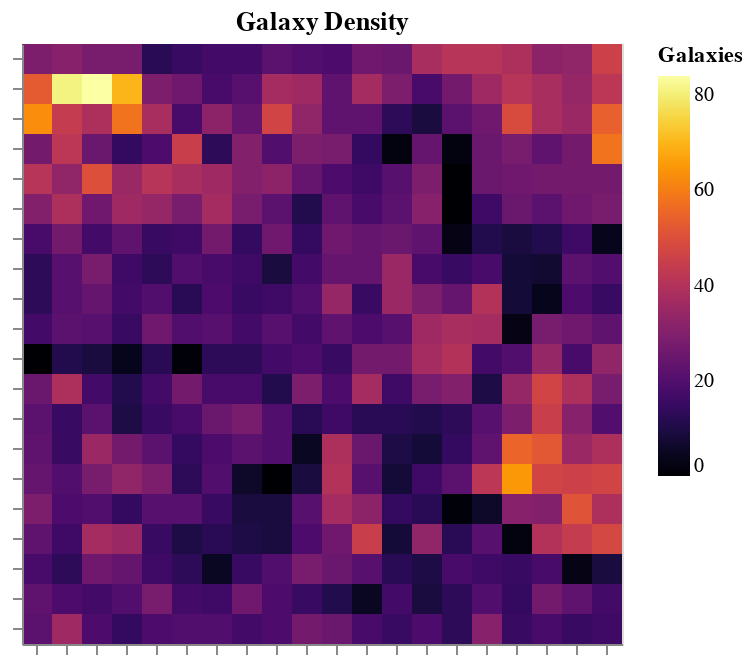

The notebook cell saved with this chart:
### Markdown cell above
This Color Map displays the average color of each cell, based on the mean color of galaxies which are in each cell.

### Code cell
pz.densityMap(title="Galaxy Density")

### Figure 1 — Vega-Lite specification as saved in the notebook (floating-point values rounded to 4 significant figures; data arrays with more than 128 entries replaced by an {"elided": "..."} marker saying what was removed)
{"config": {"view": {"continuousWidth": 400, "continuousHeight": 300}}, "data": {"name": "data-a46602b308b42cd75ec7a689b62b54d0"}, "mark": "rect", "encoding": {"color": {"type": "quantitative", "field": "Galaxies", "scale": {"scheme": "inferno", "type": "linear"}}, "x": {"type": "ordinal", "axis": {"labels": false, "title": null}, "field": "x"}, "y": {"type": "ordinal", "axis": {"labels": false, "title": null}, "field": "y"}}, "height": 300, "title": "Galaxy Density", "width": 300, "$schema": "https://vega.github.io/schema/vega-lite/v4.8.1.json", "datasets": {"data-a46602b308b42cd75ec7a689b62b54d0": {"elided": "400 records"}}}
